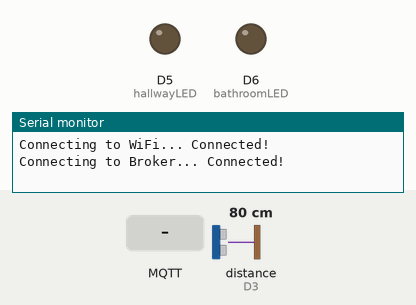
Simulated run of this sketch. Board: Arduino MKR. On the bench: output pins drawn as LEDs (lit = HIGH), the last lines printed to the serial monitor. Wiring (inferred from the names in the program): ultrasonic range finder: trigger D2; echo D3. The inputs (shaded band) are chosen by the test bench; at power-on: distance to the obstacle (sensor on D3) 80 cm. The echo pulse lasts 58.3 µs per cm; WiFi joins after 1.5 s; servers stay silent unless stated; no MQTT or app messages arrive unless stated; not simulated (calls return 0 or success): secrets.h; pins used as bus, display or sensor lines are not drawn.

Above: at 4.7 s.
4.8 s: MQTT message "1" arrives on the first subscribed topic
At 5.4 s:
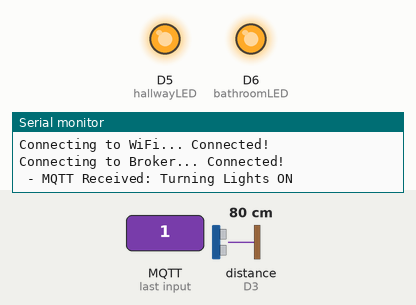
7.8 s: MQTT message "1" arrives on the second subscribed topic
At 8.8 s:
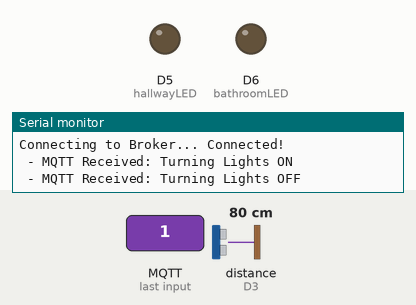
9.3 s: MQTT message "0" arrives on the first subscribed topic
At 9.9 s:
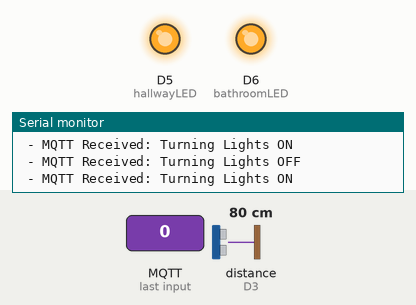
10.8 s: MQTT message "0" arrives on the second subscribed topic
At 11.1 s:
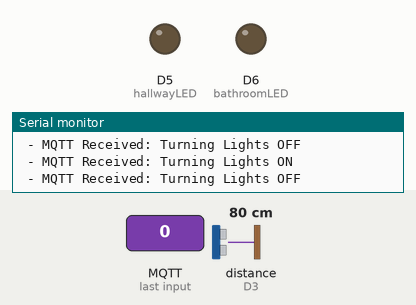
Timing chart, 0 to 13.8 s (numbered marks = the images above; inputs shaded):
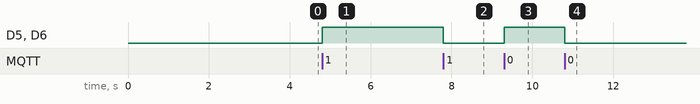

The sketch:

Task3.2CMQTT.ino
```cpp
#include <WiFiNINA.h>
#include <ArduinoMqttClient.h>
#include "secrets.h"

//MQTT config
const char broker[] = "broker.emqx.io";
int        port     = 1883;
const char typeWave[]  = "ES/Wave";
const char typePat[]   = "ES/Pat";

//hardware pins
const int trigPin = 2;
const int echoPin = 3;
const int hallwayLED = 5;
const int bathroomLED = 6;

//logic and timing variables
bool lightsAreOn = false;
unsigned long lastTriggerTime = 0;
const unsigned long cooldown = 3000;

WiFiClient wifiClient;
MqttClient mqttClient(wifiClient);

void onMqttMessage(int messageSize) {
  String type = mqttClient.messageTopic();

  while (mqttClient.available()) { mqttClient.read(); }

  if (type == typeWave) {
    digitalWrite(hallwayLED, HIGH);
    digitalWrite(bathroomLED, HIGH);
    lightsAreOn = true;
    Serial.println(" - MQTT Received: Turning Lights ON");
  } else if (type == typePat) {
    digitalWrite(hallwayLED, LOW);
    digitalWrite(bathroomLED, LOW);
    lightsAreOn = false;
    Serial.println(" - MQTT Received: Turning Lights OFF");
  }
}

long getDistance() {
  digitalWrite(trigPin, LOW);
  delayMicroseconds(5);
  digitalWrite(trigPin, HIGH);
  delayMicroseconds(10);
  digitalWrite(trigPin, LOW);

  long duration = pulseIn(echoPin, HIGH, 30000);
  if (duration <= 0) return 999; //catches sensor errors by assigning an impossible distance (999 cm) to any sound pulse that fails to return, preventing random "ghost" triggers.
  return duration * 0.034 / 2; //The formula calculates distance by multiplying the travel time by the speed of sound and dividing by 2 to account for the round trip.
}

void setup() {
  Serial.begin(9600);
  delay(2000);

  pinMode(trigPin, OUTPUT);
  pinMode(echoPin, INPUT);
  pinMode(hallwayLED, OUTPUT);
  pinMode(bathroomLED, OUTPUT);

  connectToNetwork();
}

void connectToNetwork() {
  Serial.print("Connecting to WiFi...");
  while (WiFi.begin(SECRET_SSID, SECRET_PASS) != WL_CONNECTED) {
    delay(1000);
    Serial.print(".");
  }
  Serial.println(" Connected!");

  Serial.print("Connecting to Broker...");
  if (!mqttClient.connect(broker, port)) {
    Serial.print("Failed! Error: ");
    Serial.println(mqttClient.connectError());
    return;
  }
  Serial.println(" Connected!");

  mqttClient.onMessage(onMqttMessage);
  mqttClient.subscribe(typeWave);
  mqttClient.subscribe(typePat);
}

void loop() {
  if (WiFi.status() != WL_CONNECTED || !mqttClient.connected()) {
    Serial.println("Connection Lost. Reconnecting...");
    connectToNetwork();
    return;
  }

  mqttClient.poll();
  long distance = getDistance();
  unsigned long currentTime = millis();

  if (currentTime - lastTriggerTime > cooldown) {

    //Triggered only if lights are OFF. Range: 12-25cm
    if (!lightsAreOn && distance >= 12 && distance <= 25) {
      Serial.print("Wave Valid");
      mqttClient.beginMessage(typeWave);
      mqttClient.print("Bailey");
      mqttClient.endMessage();
      lastTriggerTime = currentTime;
    }

    //Triggered only if lights are ON. Range: 3-8cm
    else if (lightsAreOn && distance >= 3 && distance <= 8) {
      Serial.print("Pat Valid");
      mqttClient.beginMessage(typePat);
      mqttClient.print("Bailey");
      mqttClient.endMessage();
      lastTriggerTime = currentTime;
    }
  }
}
```

Measured:
- after the input at 4.8 s, D5 (hallwayLED), D6 (bathroomLED): LOW → HIGH at once
- after the input at 7.8 s, D5 (hallwayLED), D6 (bathroomLED): HIGH → LOW at once
- after the input at 9.3 s, D5 (hallwayLED), D6 (bathroomLED): LOW → HIGH at once
- after the input at 10.8 s, D5 (hallwayLED), D6 (bathroomLED): HIGH → LOW at once
